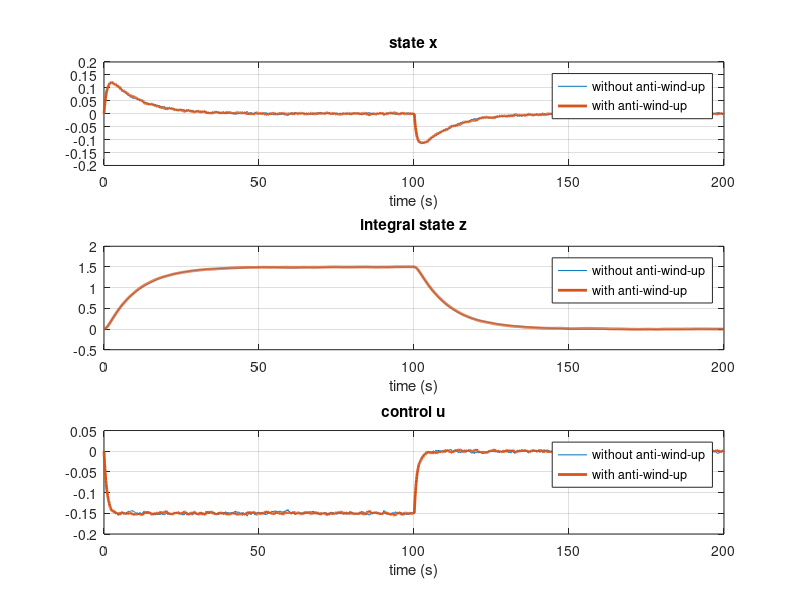

This figure's MATLAB source:
%% exIntWindUp
% M-script for demonstration of integrator wind-up when the control law is
% saturated. The solution is to modify the integrator state by using
% anti-wind-up, see Section 6.5 in Beard & McLain (2012). The control
% objective is to regulate x to zero for a vanishing disturbance w.
%
% Continious-time system:  
%                            .     
%                            x  = a x + u + w
% Control law:                                      .
%                            u  = - Kp x - Ki z,    z = x
% 
% Definitions:               w = disturbance (step + white noise)
%                            u = control input
%                            x = state
%                            z = integral state
%
% Author:                    2020-09-04 Thor I. Fossen

%% USER INPUTS
h  = 0.1;                   % sample time (s)
N  = 2000;                  % number of samples

a  = -0.1;                  % model parameter
w0 =  0.15;                 % constant disturbance for t < t_switch
t_switch = 100;             

Kp  = 1;                    % PI controller gains
Ki  = 0.1;
u_max = 0.1;                % saturation (u_max > w0 is OK, but test u_max < w0)
u_max = 0.2;

table1 = zeros(N+1,4);      % table for simulation data
table2 = zeros(N+1,4);      % table for simulation data

%% FOR LOOP 1 (without anti-wind-up)
x = 0; z = 0;
for i = 1:N+1
    
   t = (i-1)*h;                             % time
   u = -Kp * x - Ki * z;                    % control law 
   
   if abs(u) > u_max                        % saturation
       u = sign(u) * u_max;          
   end

   w = w0 + 0.01 * randn(1);                % process disturbance
   if t > t_switch
       w = 0.01 * randn(1);
   end
   
   x_dot = a * x + u + w;                   % system model
   z_dot = x;                               % integral state
   
   table1(i,:) = [t x z u];                 % store data in table1
   
   % Euler integration   
   z = z + h * z_dot;   
   x = x + h * x_dot;               
   
end
 
%% FOR LOOP 2 (with anti-wind-up)
x = 0; z = 0;  
for i = 1:N+1
    
   t = (i-1)*h;                             % time
   u_unsat = -Kp * x - Ki * z;              % unsaturated control law 
   
   % saturated control law and integrator anti-wind-up
   if abs(u_unsat) > u_max
       u = sign(u_unsat) * u_max;           % saturation
       z = z - (h/Ki) * (u - u_unsat);      % anti-wind-up
   else
       u = u_unsat;                         % no saturation
   end

   w = w0 + 0.01 * randn(1);                % process disturbance
   if t > t_switch
       w = 0.01 * randn(1);
   end
   
   x_dot = a * x + u + w;                   % system model
   z_dot = x;                               % integral state
   
   table2(i,:) = [t x z u];                 % store data in table2
   
   % Euler integration 
   z = z + h * x;   
   x = x + h * x_dot;               
   
end

%% PLOTS 
t1   = table1(:,1);  
x1   = table1(:,2);  
z1   = table1(:,3); 
u1   = table1(:,4); 

t2   = table2(:,1);  
x2   = table2(:,2);  
z2   = table2(:,3); 
u2   = table2(:,4);  

figure(gcf)
subplot(311),plot(t1,x1,t2,x2,'linewidth',2),xlabel('time (s)'),title('state x'),grid
legend('without anti-wind-up','with anti-wind-up')
subplot(312),plot(t1,z1,t2,z2,'linewidth',2),xlabel('time (s)'),title('integral state z'),grid
legend('without anti-wind-up','with anti-wind-up')
subplot(313),plot(t1,u1,t2,u2,'linewidth',2),xlabel('time (s)'),title('control u'),grid
legend('without anti-wind-up','with anti-wind-up')

